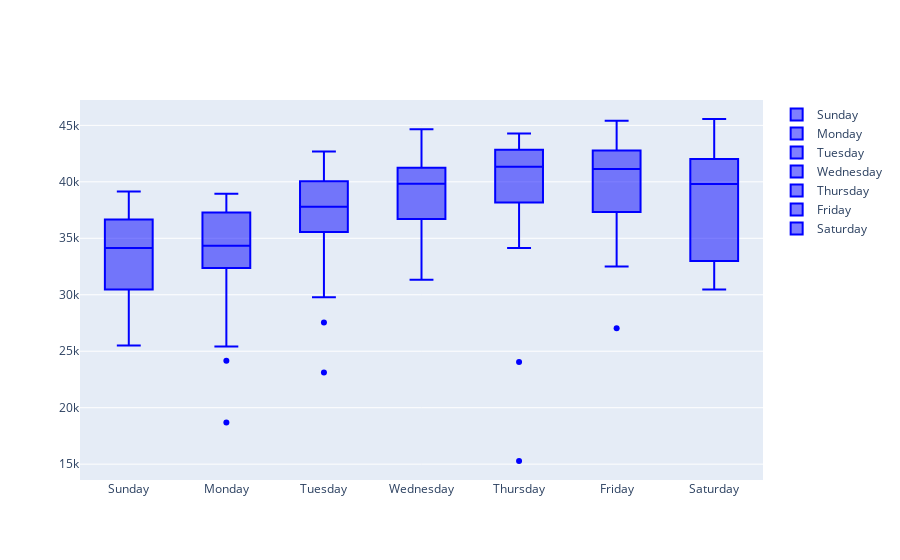

Here is the notebook cell this chart was saved with:
### Code cell
import plotly.graph_objects as go
import numpy as np

#y0 = np.random.randn(50)
#y1 = np.random.randn(50) + 1 # shift mean
statistics.columns
fig = go.Figure()
for idx, i in enumerate(boxes):
    fig.add_trace(go.Box(y=i, name=h[idx],
                marker_color = 'blue'))
#fig.add_trace(go.Box(y=y1, name = 'Sample B',
#                marker_color = 'lightseagreen'))

fig.show()
